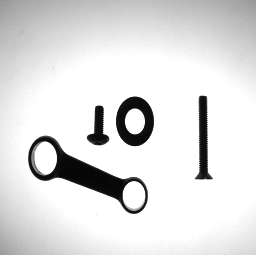
#> input picture lab05/houghf/12.BMP, 256 x 255 px
$ python lab_05.py
#> lines starting #> are read from the running program, lines starting #| are printed output that depends on the picture; after the words box and inside, x2 and y2 are one past the last pixel; in counts of white or black regions, pixels touching at a corner belong together
from __future__ import print_function
import numpy as np
import cv2


def main_app(pmode=True):
    img1 = cv2.imread('./stichingf/Foto424.jpg', cv2.IMREAD_COLOR)
    img2 = cv2.imread('./stichingf/Foto425.jpg', cv2.IMREAD_COLOR)

    img1 = cv2.resize(img1, (int(img1.shape[1]*0.25), int(img1.shape[0]*0.25)))
    img2 = cv2.resize(img2, (int(img2.shape[1] * 0.25), int(img2.shape[0] * 0.25)))

    if pmode:
        cv2.imshow('prima foto', img1)
        cv2.imshow('seconda foto', img2)

    h, status = cv2.findHomography(np.array([[308, 303], [83, 435], [423, 472], [87, 362]]),
                                   np.array([[608, 303], [383, 435], [723, 472], [387, 362]]))

    im_dst1 = cv2.warpPerspective(img1, h, (img1.shape[1]*2, img1.shape[0]*2))

    h2, status2 = cv2.findHomography(np.array([[430, 23], [216, 166], [552, 187], [214, 92]]),
                                   np.array([[608, 303], [383, 435], [723, 472], [387, 362]]))

    im_dst2 = cv2.warpPerspective(img2, h2, (img1.shape[1] * 2, img1.shape[0] * 2))

    if pmode:
        cv2.imshow('prima foto 2', im_dst1)
        cv2.imshow('seconda foto 2', im_dst2)

    imgf = np.zeros((img1.shape[0] * 2, img1.shape[1] * 2, 3), dtype=np.uint8)

    imgf[im_dst1[:, :] != [0, 0, 0]] = im_dst1[im_dst1[:, :] != [0, 0, 0]]
    imgf[imgf[:, :] == [0, 0, 0]] = im_dst2[imgf[:, :] == [0, 0, 0]]

    if pmode:
        cv2.imshow('fianle', imgf)

    if pmode:
        cv2.waitKey(0)


def hough_prove(pmode=True):
#> called with pmode = True
    img1 = cv2.imread('./houghf/12.BMP', cv2.IMREAD_GRAYSCALE)
#> img1 is the input picture: shape (255, 256); min 4, max 255, mean 222.9
    img2 = np.expand_dims(img1, 2)
    img2 = np.repeat(img2, 3, 2)
    if pmode:
        cv2.imshow('prima foto', img1)

    edges = cv2.Canny(img1, 100, 150, apertureSize=3)
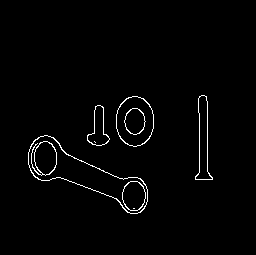
#> edges: shape (255, 256); 1.7% white in thin lines or dots, all inside (x1, y1, x2, y2) = (28, 95, 213, 214)
    lines = cv2.HoughLines(edges, 1, np.pi / 360, 50)
#> lines = 15 rows, first 8: [-206, 3.13], [207, 0], [208, 0.00873], [145, 1.93], [200, 0.00873], [199, 0], [111, 2.01], [-198, 3.13]

    if lines is not None:

        for i in np.arange(0, len(lines)):
            for rho, theta in lines[i]:
                a = np.cos(theta)
                b = np.sin(theta)
                x0 = a * rho
                y0 = b * rho
                x1 = int(x0 + 1000 * (-b))
                y1 = int(y0 + 1000 * (a))
                x2 = int(x0 - 1000 * (-b))
                y2 = int(y0 - 1000 * (a))

                # if (max_x - 50) > x1 > tmp_max:
                #    tmp_max = x1
                cv2.line(img2, (x1, y1), (x2, y2), (0, 0, 255), 2)
#> this loop made 15 passes
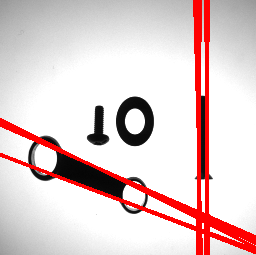
#> img2: shape (255, 256, 3); 8.58% of pixels changed, all inside (x1, y1, x2, y2) = (0, 0, 256, 255); drawn as B, G, R

    if pmode:
        cv2.imshow('immagine con i bordi', img2)

    if pmode:
        cv2.waitKey(0)


if __name__ == '__main__':

    kind = 'hough'
    if kind == 'hough':
        hough_prove()
    elif kind == 'stich':
        main_app()
